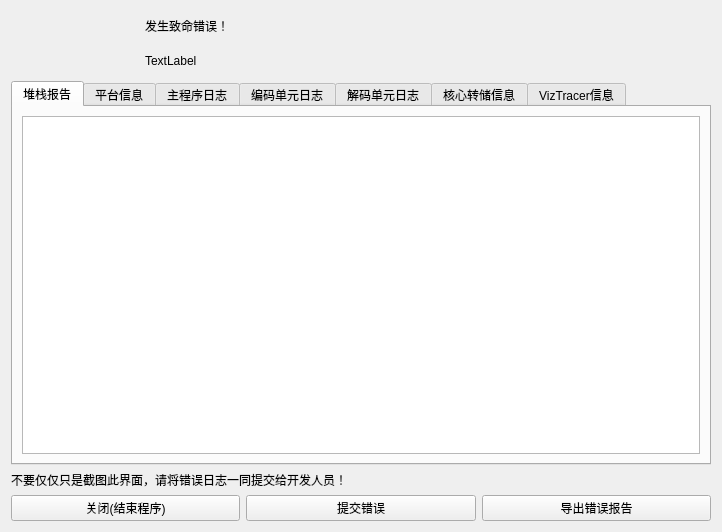
<?xml version="1.0" encoding="UTF-8"?>
<ui version="4.0">
 <class>ErrorReport</class>
 <widget class="QWidget" name="ErrorReport">
  <property name="geometry">
   <rect>
    <x>0</x>
    <y>0</y>
    <width>720</width>
    <height>532</height>
   </rect>
  </property>
  <property name="windowTitle">
   <string>Form</string>
  </property>
  <layout class="QVBoxLayout" name="verticalLayout_4">
   <item>
    <layout class="QHBoxLayout" name="horizontalLayout_12">
     <item>
      <widget class="ImageLabel" name="Image_lab">
       <property name="sizePolicy">
        <sizepolicy hsizetype="Preferred" vsizetype="Preferred">
         <horstretch>0</horstretch>
         <verstretch>0</verstretch>
        </sizepolicy>
       </property>
       <property name="minimumSize">
        <size>
         <width>64</width>
         <height>64</height>
        </size>
       </property>
       <property name="maximumSize">
        <size>
         <width>128</width>
         <height>128</height>
        </size>
       </property>
       <property name="text">
        <string/>
       </property>
       <property name="pixmap">
        <pixmap resource="../GUI/allin.qrc">:/MainWindow/呜哇.png</pixmap>
       </property>
       <property name="scaledContents">
        <bool>true</bool>
       </property>
      </widget>
     </item>
     <item>
      <layout class="QVBoxLayout" name="verticalLayout_3">
       <item>
        <widget class="TitleLabel" name="label">
         <property name="text">
          <string>发生致命错误！</string>
         </property>
        </widget>
       </item>
       <item>
        <widget class="BodyLabel" name="L_ErrorType">
         <property name="text">
          <string>TextLabel</string>
         </property>
        </widget>
       </item>
      </layout>
     </item>
    </layout>
   </item>
   <item>
    <widget class="QTabWidget" name="LogBrowser">
     <property name="minimumSize">
      <size>
       <width>700</width>
       <height>350</height>
      </size>
     </property>
     <property name="tabShape">
      <enum>QTabWidget::TabShape::Rounded</enum>
     </property>
     <property name="currentIndex">
      <number>0</number>
     </property>
     <widget class="QWidget" name="tab_4">
      <attribute name="title">
       <string>堆栈报告</string>
      </attribute>
      <layout class="QGridLayout" name="gridLayout_6">
       <item row="0" column="0">
        <widget class="TextBrowser" name="TB_Stack"/>
       </item>
      </layout>
     </widget>
     <widget class="QWidget" name="PlatformInfoTab">
      <attribute name="title">
       <string>平台信息</string>
      </attribute>
      <layout class="QGridLayout" name="gridLayout">
       <item row="0" column="0">
        <widget class="TextBrowser" name="textBrowser"/>
       </item>
      </layout>
     </widget>
     <widget class="QWidget" name="MainProgressLog">
      <attribute name="title">
       <string>主程序日志</string>
      </attribute>
      <layout class="QVBoxLayout" name="verticalLayout_5">
       <item>
        <layout class="QHBoxLayout" name="horizontalLayout">
         <item>
          <widget class="BodyLabel" name="label_3">
           <property name="text">
            <string>级别</string>
           </property>
          </widget>
         </item>
         <item>
          <widget class="ComboBox" name="comboBox"/>
         </item>
        </layout>
       </item>
       <item>
        <widget class="QTextBrowser" name="textBrowser_2"/>
       </item>
      </layout>
     </widget>
     <widget class="QWidget" name="EncodeProcessorLog">
      <attribute name="title">
       <string>编码单元日志</string>
      </attribute>
      <layout class="QGridLayout" name="gridLayout_2">
       <item row="0" column="0">
        <layout class="QVBoxLayout" name="verticalLayout">
         <item>
          <layout class="QHBoxLayout" name="horizontalLayout_6">
           <item>
            <layout class="QHBoxLayout" name="horizontalLayout_5">
             <item>
              <layout class="QHBoxLayout" name="horizontalLayout_2">
               <item>
                <widget class="BodyLabel" name="label_4">
                 <property name="text">
                  <string>任务</string>
                 </property>
                </widget>
               </item>
               <item>
                <widget class="ComboBox" name="comboBox_2"/>
               </item>
              </layout>
             </item>
             <item>
              <spacer name="horizontalSpacer">
               <property name="orientation">
                <enum>Qt::Orientation::Horizontal</enum>
               </property>
               <property name="sizeHint" stdset="0">
                <size>
                 <width>40</width>
                 <height>20</height>
                </size>
               </property>
              </spacer>
             </item>
            </layout>
           </item>
           <item>
            <layout class="QHBoxLayout" name="horizontalLayout_3">
             <item>
              <widget class="BodyLabel" name="label_5">
               <property name="text">
                <string>级别</string>
               </property>
              </widget>
             </item>
             <item>
              <widget class="ComboBox" name="comboBox_3"/>
             </item>
            </layout>
           </item>
           <item>
            <spacer name="horizontalSpacer_2">
             <property name="orientation">
              <enum>Qt::Orientation::Horizontal</enum>
             </property>
             <property name="sizeHint" stdset="0">
              <size>
               <width>40</width>
               <height>20</height>
              </size>
             </property>
            </spacer>
           </item>
           <item>
            <layout class="QHBoxLayout" name="horizontalLayout_4">
             <item>
              <widget class="BodyLabel" name="label_6">
               <property name="text">
                <string>进程</string>
               </property>
              </widget>
             </item>
             <item>
              <widget class="ComboBox" name="comboBox_4"/>
             </item>
            </layout>
           </item>
          </layout>
         </item>
         <item>
          <widget class="QTextBrowser" name="textBrowser_3"/>
         </item>
        </layout>
       </item>
      </layout>
     </widget>
     <widget class="QWidget" name="tab">
      <attribute name="title">
       <string>解码单元日志</string>
      </attribute>
      <layout class="QGridLayout" name="gridLayout_3">
       <item row="0" column="0">
        <layout class="QVBoxLayout" name="verticalLayout_2">
         <item>
          <layout class="QHBoxLayout" name="horizontalLayout_7">
           <item>
            <layout class="QHBoxLayout" name="horizontalLayout_8">
             <item>
              <layout class="QHBoxLayout" name="horizontalLayout_9">
               <item>
                <widget class="BodyLabel" name="label_7">
                 <property name="text">
                  <string>任务</string>
                 </property>
                </widget>
               </item>
               <item>
                <widget class="ComboBox" name="comboBox_5"/>
               </item>
              </layout>
             </item>
             <item>
              <spacer name="horizontalSpacer_3">
               <property name="orientation">
                <enum>Qt::Orientation::Horizontal</enum>
               </property>
               <property name="sizeHint" stdset="0">
                <size>
                 <width>40</width>
                 <height>20</height>
                </size>
               </property>
              </spacer>
             </item>
            </layout>
           </item>
           <item>
            <layout class="QHBoxLayout" name="horizontalLayout_10">
             <item>
              <widget class="BodyLabel" name="label_8">
               <property name="text">
                <string>级别</string>
               </property>
              </widget>
             </item>
             <item>
              <widget class="ComboBox" name="comboBox_6"/>
             </item>
            </layout>
           </item>
           <item>
            <spacer name="horizontalSpacer_4">
             <property name="orientation">
              <enum>Qt::Orientation::Horizontal</enum>
             </property>
             <property name="sizeHint" stdset="0">
              <size>
               <width>40</width>
               <height>20</height>
              </size>
             </property>
            </spacer>
           </item>
           <item>
            <layout class="QHBoxLayout" name="horizontalLayout_11">
             <item>
              <widget class="BodyLabel" name="label_9">
               <property name="text">
                <string>进程</string>
               </property>
              </widget>
             </item>
             <item>
              <widget class="ComboBox" name="comboBox_7"/>
             </item>
            </layout>
           </item>
          </layout>
         </item>
         <item>
          <widget class="QTextBrowser" name="textBrowser_4"/>
         </item>
        </layout>
       </item>
      </layout>
     </widget>
     <widget class="QWidget" name="tab_2">
      <attribute name="title">
       <string>核心转储信息</string>
      </attribute>
      <layout class="QGridLayout" name="gridLayout_4">
       <item row="0" column="0">
        <widget class="QTextBrowser" name="textBrowser_5"/>
       </item>
      </layout>
     </widget>
     <widget class="QWidget" name="tab_3">
      <attribute name="title">
       <string>VizTracer信息</string>
      </attribute>
      <layout class="QGridLayout" name="gridLayout_5">
       <item row="0" column="0">
        <widget class="QTextBrowser" name="textBrowser_6"/>
       </item>
      </layout>
     </widget>
    </widget>
   </item>
   <item>
    <widget class="CaptionLabel" name="label_10">
     <property name="text">
      <string>不要仅仅只是截图此界面，请将错误日志一同提交给开发人员！</string>
     </property>
    </widget>
   </item>
   <item>
    <layout class="QHBoxLayout" name="horizontalLayout_13">
     <item>
      <widget class="PushButton" name="pushButton">
       <property name="text">
        <string>关闭(结束程序)</string>
       </property>
      </widget>
     </item>
     <item>
      <widget class="PushButton" name="pushButton_2">
       <property name="text">
        <string>提交错误</string>
       </property>
      </widget>
     </item>
     <item>
      <widget class="PrimaryPushButton" name="pushButton_3">
       <property name="text">
        <string>导出错误报告</string>
       </property>
      </widget>
     </item>
    </layout>
   </item>
  </layout>
 </widget>
 <customwidgets>
  <customwidget>
   <class>TitleLabel</class>
   <extends>QLabel</extends>
   <header>qfluentwidgets</header>
  </customwidget>
  <customwidget>
   <class>BodyLabel</class>
   <extends>QLabel</extends>
   <header>qfluentwidgets</header>
  </customwidget>
  <customwidget>
   <class>PushButton</class>
   <extends>QPushButton</extends>
   <header>qfluentwidgets</header>
  </customwidget>
  <customwidget>
   <class>CaptionLabel</class>
   <extends>QLabel</extends>
   <header>qfluentwidgets</header>
  </customwidget>
  <customwidget>
   <class>PrimaryPushButton</class>
   <extends>QPushButton</extends>
   <header>qfluentwidgets</header>
  </customwidget>
  <customwidget>
   <class>ImageLabel</class>
   <extends>QLabel</extends>
   <header>qfluentwidgets</header>
  </customwidget>
  <customwidget>
   <class>TextBrowser</class>
   <extends>QTextBrowser</extends>
   <header>qfluentwidgets</header>
  </customwidget>
  <customwidget>
   <class>ComboBox</class>
   <extends>QComboBox</extends>
   <header>qfluentwidgets</header>
  </customwidget>
 </customwidgets>
 <resources>
  <include location="../GUI/allin.qrc"/>
 </resources>
 <connections/>
</ui>
